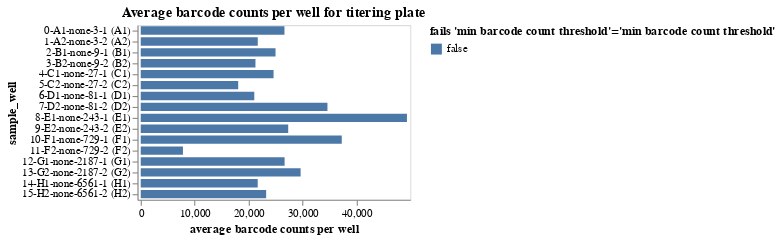

Notebook code cell kept with this figure:
### Markdown cell above
Plot average counts per barcode.
If a sample has inadequate barcode counts, it may not have good enough statistics for accurate analysis, and a QC-threshold is applied:

### Code cell
avg_barcode_counts = (
    counts.groupby(
        ["well", "sample_well"],
        dropna=False,
        as_index=False,
    )
    .aggregate(avg_count=pd.NamedAgg("count", "mean"))
    .assign(
        fails_qc=lambda x: (
            x["avg_count"] < 500
        ),
    )
)

avg_barcode_counts_chart = (
    alt.Chart(avg_barcode_counts)
    .encode(
        alt.X(
            "avg_count",
            title="average barcode counts per well",
            scale=alt.Scale(nice=False, padding=3),
        ),
        alt.Y("sample_well", sort=sample_wells),
        alt.Color(
            "fails_qc",
            title=f"fails {'min barcode count threshold'=}",
            legend=alt.Legend(titleLimit=500),
        ),
        tooltip=[
            alt.Tooltip(c, format=".3g") if avg_barcode_counts[c].dtype == float else c
            for c in avg_barcode_counts.columns
        ],
    )
    .mark_bar(height={"band": 0.85})
    .properties(
        height=alt.Step(10),
        width=250,
        title=f"Average barcode counts per well for titering plate",
    )
    .configure_axis(grid=False)
)

display(avg_barcode_counts_chart)

# drop wells failing QC
avg_barcode_counts_per_well_drops = list(avg_barcode_counts.query("fails_qc")["well"])

### Figure 1 — Vega-Lite specification as saved in the notebook (floating-point values rounded to 4 significant figures)
{"config": {"view": {"continuousWidth": 300, "continuousHeight": 300}, "axis": {"grid": false}}, "data": {"name": "data-134b9bfd0d4e15b609710758fc1c7321"}, "mark": {"type": "bar", "height": {"band": 0.85}}, "encoding": {"color": {"field": "fails_qc", "legend": {"titleLimit": 500}, "title": "fails 'min barcode count threshold'='min barcode count threshold'", "type": "nominal"}, "tooltip": [{"field": "well", "type": "nominal"}, {"field": "sample_well", "type": "nominal"}, {"field": "avg_count", "format": ".3g", "type": "quantitative"}, {"field": "fails_qc", "type": "nominal"}], "x": {"field": "avg_count", "scale": {"nice": false, "padding": 3}, "title": "average barcode counts per well", "type": "quantitative"}, "y": {"field": "sample_well", "sort": ["none (A2)", "none (A2)", "none (A2)", "none (A2)", "none (A1)", "none (A1)", "none (A1)", "none (A1)", "none (B1)", "none (B1)", "none (B1)", "none (B1)", "none (B2)", "none (B2)", "none (B2)", "none (B2)", "none (C2)", "none (C2)", "none (C2)", "none (C2)", "none (C1)", "none (C1)", "none (C1)", "none (C1)", "none (D2)", "none (D2)", "none (D2)", "none (D2)", "none (D1)", "none (D1)", "none (D1)", "none (D1)", "none (E1)", "none (E1)", "none (E1)", "none (E1)", "none (E2)", "none (E2)", "none (E2)", "none (E2)", "none (F2)", "none (F2)", "none (F2)", "none (F2)", "none (F1)", "none (F1)", "none (F1)", "none (F1)", "none (G2)", "none (G2)", "none (G2)", "none (G2)", "none (G1)", "none (G1)", "none (G1)", "none (G1)", "none (H1)", "none (H1)", "none (H1)", "none (H1)", "none (H2)", "none (H2)", "none (H2)", "none (H2)"], "type": "nominal"}}, "height": {"step": 10}, "title": "Average barcode counts per well for titering plate", "width": 250, "$schema": "https://vega.github.io/schema/vega-lite/v5.16.3.json", "datasets": {"data-134b9bfd0d4e15b609710758fc1c7321": [{"well": "A1", "sample_well": "0-A1-none-3-1 (A1)", "avg_count": 26630.0, "fails_qc": false}, {"well": "A2", "sample_well": "1-A2-none-3-2 (A2)", "avg_count": 21690.0, "fails_qc": false}, {"well": "B1", "sample_well": "2-B1-none-9-1 (B1)", "avg_count": 24980.0, "fails_qc": false}, {"well": "B2", "sample_well": "3-B2-none-9-2 (B2)", "avg_count": 21260.0, "fails_qc": false}, {"well": "C1", "sample_well": "4-C1-none-27-1 (C1)", "avg_count": 24610.0, "fails_qc": false}, {"well": "C2", "sample_well": "5-C2-none-27-2 (C2)", "avg_count": 18060.0, "fails_qc": false}, {"well": "D1", "sample_well": "6-D1-none-81-1 (D1)", "avg_count": 21040.0, "fails_qc": false}, {"well": "D2", "sample_well": "7-D2-none-81-2 (D2)", "avg_count": 34600.0, "fails_qc": false}, {"well": "E1", "sample_well": "8-E1-none-243-1 (E1)", "avg_count": 49330.0, "fails_qc": false}, {"well": "E2", "sample_well": "9-E2-none-243-2 (E2)", "avg_count": 27330.0, "fails_qc": false}, {"well": "F1", "sample_well": "10-F1-none-729-1 (F1)", "avg_count": 37250.0, "fails_qc": false}, {"well": "F2", "sample_well": "11-F2-none-729-2 (F2)", "avg_count": 7820.0, "fails_qc": false}, {"well": "G1", "sample_well": "12-G1-none-2187-1 (G1)", "avg_count": 26660.0, "fails_qc": false}, {"well": "G2", "sample_well": "13-G2-none-2187-2 (G2)", "avg_count": 29630.0, "fails_qc": false}, {"well": "H1", "sample_well": "14-H1-none-6561-1 (H1)", "avg_count": 21680.0, "fails_qc": false}, {"well": "H2", "sample_well": "15-H2-none-6561-2 (H2)", "avg_count": 23240.0, "fails_qc": false}]}}
